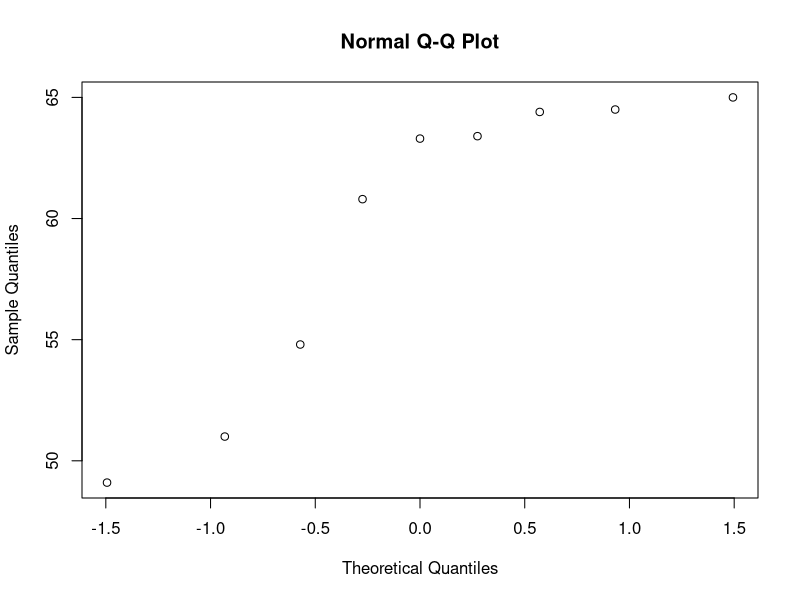
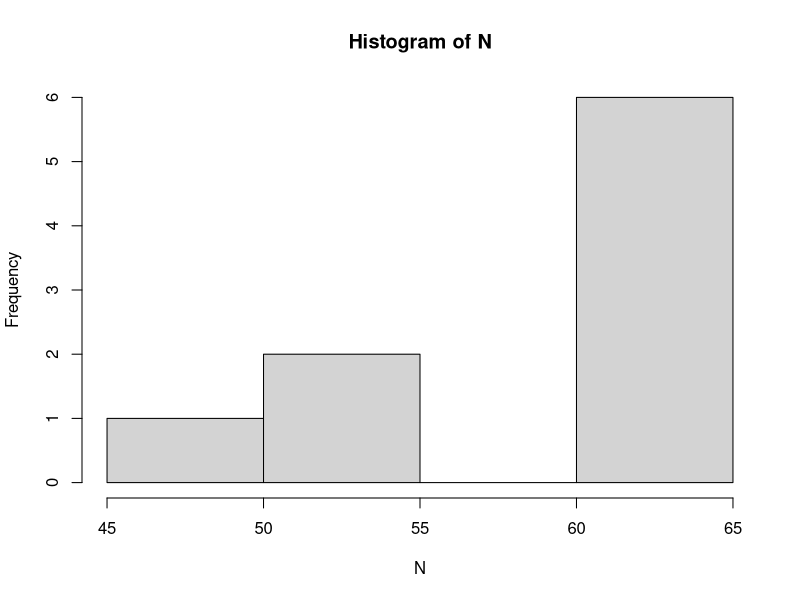
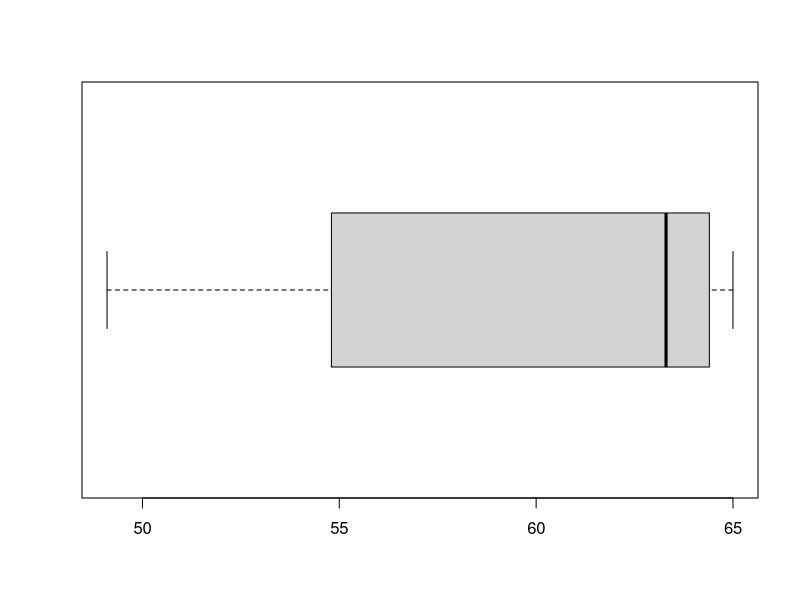

These charts were generated, in order, by the following R code:
# Practice: Confidence interval for the population mean

# Has the composition of the Earth's atmosphere changed over time? During the Cretaceous era some 90 million years ago, the amount of Nitrogen (%) trapped in samples of tree resin was recorded as 63.4, 65.0, 64.4,63.3, 54.8, 64.5, 60.8, 49.1, 51.0.

# Today, the atmosphere has around 78% Nitrogen.

# STEPS
# Enter the data into R
# Perform some exploratory data analysis procedures
# Compute a 95% confidence interval for the population mean nitrogen content of ancient air.
# How does this compare with the compare the composition of Nitrogen in today's atmosphere?
# State any assumptions needed to support the procedure's validity and where possible comment on the adequacy of these assumptions.

# 1

N <- c(63.4, 65.0, 64.4,63.3, 54.8, 64.5, 60.8, 49.1, 51.0)

# 2
qqnorm(N)
hist(N)
boxplot(N, horizontal = T)

# 3

zt.test = t.test(N, conf.level = 0.95)
zt.test

print(paste("The confidence interval is", signif(zt.test$conf.int[1],4),"< N (%) <", signif(zt.test$conf.int[2],4)))

# If the confidence interval is valid, then we would conclude Nitrogen levels are much higher in today's atmosphere.

# As with most t procedures we rely on the data being a simple random sample and normally distributed. Without actually knowing how the scientists obtained these samples, it is difficult for a data scientist to comment on if the data are an SRS or not. Further, we can not even be sure how much gas has diffused through the molecules overtime, so the samples could actually be an underestimate of what was real at the time. Moreover, can we actually assume that these bubbles of air trapped in the tree resin are actually representative of the earth's atmosphere at the time there were trapped?

# Clearly the data are not normally distributed. T procedures will generally be robust against normality if the data are symmetrically distributed. Unfortunately, our data are negatively skewed, so this casts some doubt over the validity of the confidence interval.
# 
# Often, as a data scientist you will be asked to analyse data that is given to you. It is important that you be aware of the assumptions that underpin the methods you implement, and cast shadow over concerns you may have.
# 
# For the interested student, R has a function called boot.ci() that will produce a different type of confidence interval. This procedure has fewer assumptions about the distribution of the data.
